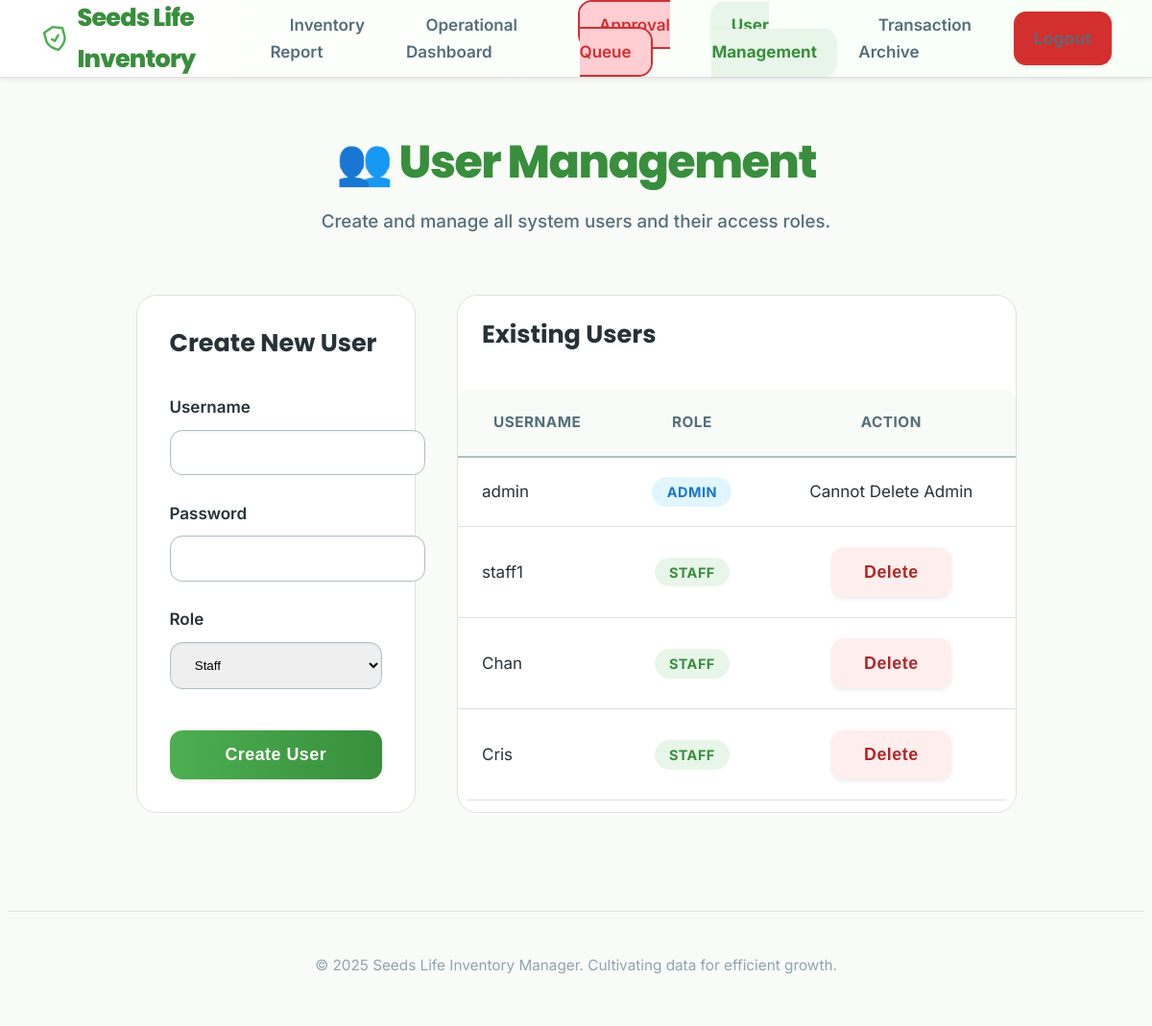
Before: /admin/users (signed in) with the older database file.
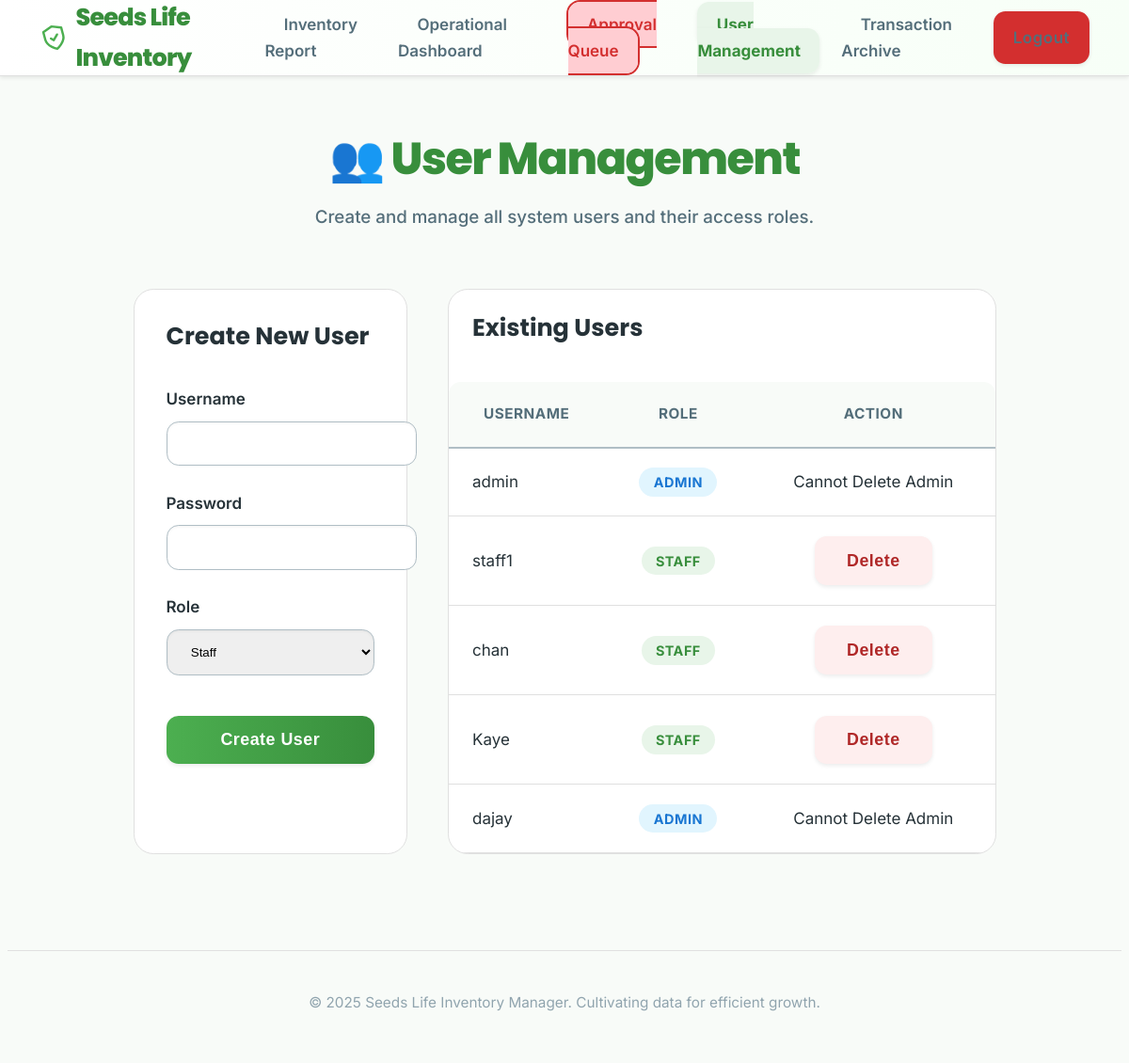
After: the same page with the newer database file.
### app.py (models this page shows)
class User(db.Model):
    id = db.Column(db.Integer, primary_key=True)
    username = db.Column(db.String(50), unique=True, nullable=False)
    password = db.Column(db.String(100), nullable=False)
    role = db.Column(db.String(10), default='Staff')

### app.py (the view, shortened to what this page needs)
@app.route('/admin/users', methods=['GET', 'POST'])
@admin_required
def user_management():
    users = User.query.all()
    return render_template('admin_users.html', users=users)

### app.py (called while the page is built)
def is_admin():
    return session.get('role') == 'Admin'

def admin_required(f):
    @wraps(f)
    def decorated_function(*args, **kwargs):
        if not is_admin():
            flash('Admin access required.', 'danger')
            return redirect(url_for('index'))
        return f(*args, **kwargs)
    return decorated_function

@app.context_processor
def inject_global_data():
    current_year = datetime.utcnow().year
    pending_count = 0
    if 'user_id' in session and session.get('role') == 'Admin':
        pending_count = Transaction.query.filter_by(status='Pending').count()
    return {
        'now': datetime.now,
        'current_year': current_year,
        'pending_approvals_count': pending_count
    }

### templates/admin_users.html (shortened to what this page needs)
{% extends "base.html" %}
{% block content %}
<div class="container-content">
    <h1 class="page-title" style="text-align: center;">👥 User Management</h1>
    <p class="page-subtitle" style="text-align: center;">Create and manage all system users and their access roles.</p>
    <div style="display: grid; grid-template-columns: 1fr 2fr; gap: 2.5rem; max-width: 1300px; margin: 0 auto;" class="responsive-grid">
        <div class="card" style="padding: 2rem; box-shadow: var(--shadow-subtle);">
            <h2 style="font-size: 1.5rem; font-weight: 700; color: var(--color-text); margin-bottom: 1.5rem; border-bottom: 2px solid var(--color-border); padding-bottom: 0.75rem;">Create New User</h2>
            <form method="POST" action="{{ url_for('user_management') }}" class="space-y-4">
                <div class="form-group">
                    <label for="username">Username</label>
                    <input type="text" id="username" name="username" required>
                </div>
                <div class="form-group">
                    <label for="password">Password</label>
                    <input type="password" id="password" name="password" required>
                </div>
                <div class="form-group">
                    <label for="role">Role</label>
                    <select id="role" name="role">
                        <option value="Staff">Staff</option>
                    </select>
                </div>
                <button type="submit" class="btn btn-primary" style="width: 100%; margin-top: 1rem;">
                    Create User
                </button>
            </form>
        </div>
        <div class="card" style="padding: 0; overflow: hidden; box-shadow: var(--shadow-subtle);">
            <h2 style="font-size: 1.5rem; font-weight: 700; color: var(--color-text); padding: 1.5rem; border-bottom: 2px solid var(--color-border);">Existing Users</h2>
            <table class="data-table">
                <thead>
                    <tr>
                        <th>Username</th>
                        <th>Role</th>
                        <th class="align-center">Action</th>
                    </tr>
                </thead>
                <tbody>
                    {% for user in users %}
                    <tr>
                        <td>{{ user.username }}</td>
                        <td>
                            <span class="status-tag
                                {% if user.role == 'Admin' %}status-pending{% else %}status-available{% endif %}">
                                {{ user.role }}
                            </span>
                        </td>
                        <td class="align-center">
                            {% if user.role != 'Admin' %}
                            <form method="POST" action="{{ url_for('user_management') }}" onsubmit="return confirm('Are you sure you want to delete user {{ user.username }}?');" style="display: inline-block;">
                                <button type="submit" class="btn btn-secondary-sm" style="color: var(--color-danger-dark); background-color: #FEEEEE;">
                                    Delete
                                </button>
                            </form>
                            {% else %}
                                <span style="color: var(--color-secondary-text);">Cannot Delete Admin</span>
                            {% endif %}
                        </td>
                    </tr>
                    {% endfor %}
                </tbody>
            </table>
        </div>
    </div>
</div>
{% endblock %}

Changed rows visible on the page:
changed User: username "Chan" → "chan"
changed User: username "Cris" → "Kaye"
added User: username "dajay", role "ADMIN", shows "Cannot Delete Admin"
